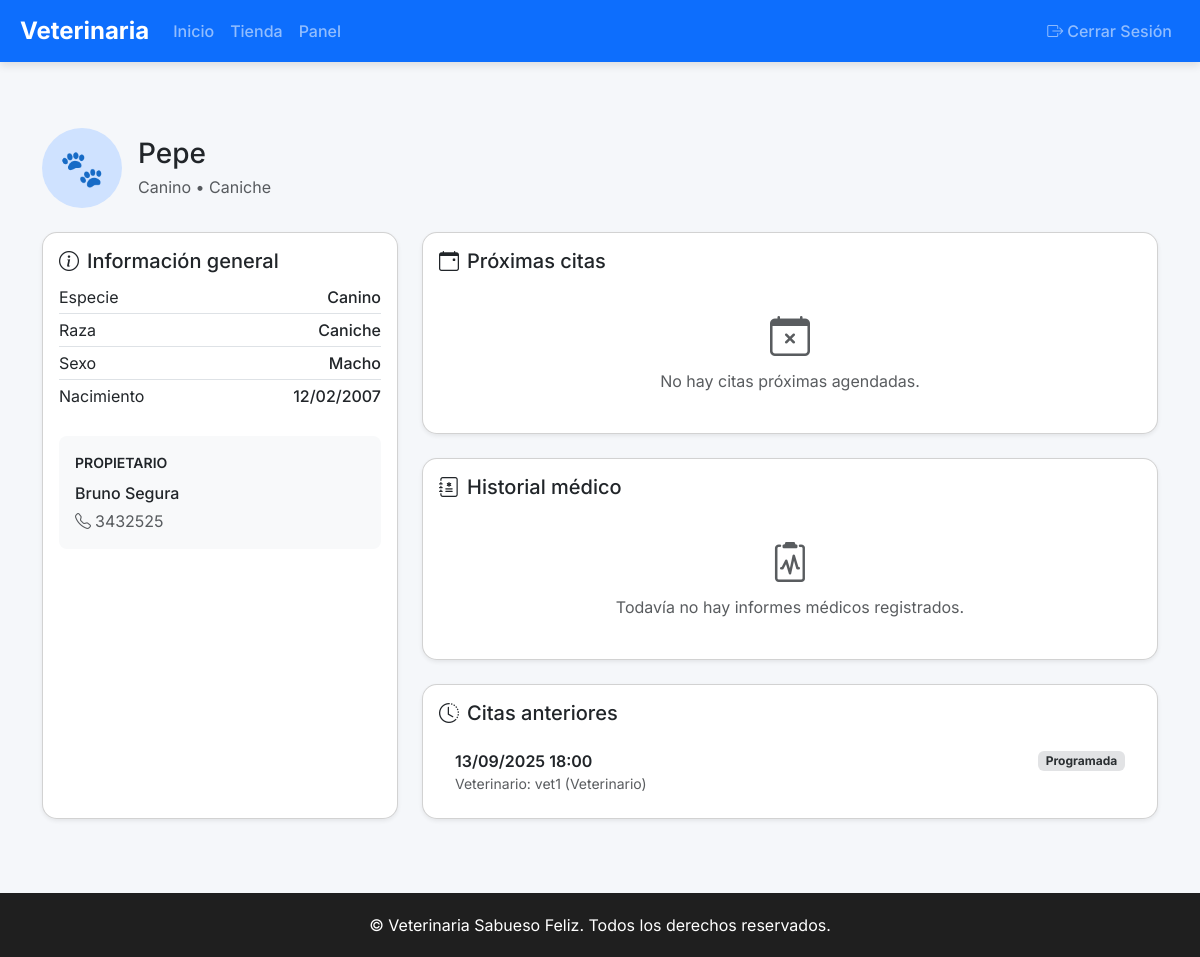
Page /mascota/3/ (signed in) on the committed database.
### Core/models.py (models this page shows, shortened)
class Paciente(models.Model):
    nombre = models.CharField(max_length=100)
    especie = models.CharField(max_length=50)
    raza = models.CharField(max_length=50, blank=True)
    sexo = models.CharField(max_length=10)
    fecha_nacimiento = models.DateField()
    propietario = models.ForeignKey(Propietario, on_delete=models.CASCADE)
    vacunas = models.TextField(blank=True)
    alergias = models.TextField(blank=True)
    foto = models.ImageField(upload_to="pacientes/", blank=True, null=True)

class Propietario(models.Model):
    user = models.OneToOneField(User, on_delete=models.CASCADE)
    telefono = models.CharField(max_length=20, blank=True)
    direccion = models.CharField(max_length=200, blank=True)
    ciudad = models.CharField(max_length=100, blank=True)
    notas = models.TextField(blank=True)

class User(AbstractUser):
    ROLES = (
        ("ADMIN", "Administrador"),
        ("VET", "Veterinario"),
        ("ADMIN_OP", "Administrativo"),
        ("OWNER", "Propietario"),
    )
    rol = models.CharField(max_length=20, choices=ROLES)
    telefono = models.CharField(max_length=20, blank=True)
    direccion = models.CharField(max_length=200, blank=True)
    activo = models.BooleanField(default=True)
    avatar = models.ImageField(upload_to="avatars/", blank=True, null=True)
    especialidad = models.CharField(max_length=100, blank=True)  # para veterinarios
    def __str__(self):
        return f"{self.username} ({self.get_rol_display()})"

class Cita(models.Model):
    ESTADOS = (
        ("pendiente", "Pendiente"),
        ("programada", "Programada"),
        ("atendida", "Atendida"),
        ("cancelada", "Cancelada"),
    )
    TIPOS = (
        ("consulta", "Consulta"),
        ("vacunacion", "Vacunación"),
        ("cirugia", "Cirugía"),
    )
    paciente = models.ForeignKey(Paciente, on_delete=models.CASCADE)
    veterinario = models.ForeignKey(
        User,
        limit_choices_to={"rol": "VET"},
        on_delete=models.SET_NULL,
        null=True,
        blank=True,
    )
    fecha_solicitada = models.DateField(default=timezone.now)
    fecha_hora = models.DateTimeField(blank=True, null=True)
    duracion = models.IntegerField(default=30)  # duración en minutos
    tipo = models.CharField(max_length=50, choices=TIPOS, default="consulta")
    estado = models.CharField(max_length=20, choices=ESTADOS, default="pendiente")
    notas = models.TextField(blank=True)

### Core/views.py (the view)
# urls.py: path('mascota/<int:paciente_id>/', views.detalle_mascota, name='detalle_mascota'),
@login_required
def detalle_mascota(request, paciente_id):
    paciente = get_object_or_404(Paciente, id=paciente_id)
    if request.user.rol == "OWNER" and paciente.propietario.user != request.user:
        messages.error(request, "No tienes permiso para ver esta mascota.")
        return redirect("dashboard")
    historiales_qs = HistorialMedico.objects.filter(paciente=paciente).order_by("-fecha")
    historiales = list(historiales_qs)
    citas_qs = (
        Cita.objects.filter(paciente=paciente)
        .select_related("veterinario", "historial_medico")
        .order_by("-fecha_solicitada", "-fecha_hora")
    )
    citas = list(citas_qs)
    historiales_por_fecha = {}
    for historial in historiales:
        fecha_hist = historial.fecha
        if timezone.is_aware(fecha_hist):
            fecha_hist = timezone.localtime(fecha_hist)
        historiales_por_fecha.setdefault(fecha_hist.date(), historial)
    for cita in citas:
        historial_relacionado = getattr(cita, "historial_medico", None)
        if historial_relacionado:
            cita.historial_relacionado = historial_relacionado
            continue
        fecha_cita = cita.fecha_hora
        if fecha_cita:
            if timezone.is_aware(fecha_cita):
                fecha_cita = timezone.localtime(fecha_cita)
        else:
            fecha_cita = datetime.combine(cita.fecha_solicitada, time.min)
            if timezone.is_naive(fecha_cita):
                fecha_cita = timezone.make_aware(
                    fecha_cita, timezone.get_current_timezone()
                )
        cita.historial_relacionado = historiales_por_fecha.get(fecha_cita.date())
    ahora = timezone.now()
    citas_confirmadas = [cita for cita in citas if cita.fecha_hora]
    citas_futuras = sorted(
        (cita for cita in citas_confirmadas if cita.fecha_hora >= ahora),
        key=lambda c: c.fecha_hora,
    )
    citas_pasadas = [
        cita for cita in citas_confirmadas if cita.fecha_hora < ahora
    ]
    ultima_consulta = historiales[0] if historiales else None
    proxima_cita = citas_futuras[0] if citas_futuras else None
    template = (
        "core/detalle_mascota_admin.html"
        if request.user.rol in {"ADMIN", "ADMIN_OP"}
        else "core/detalle_mascota.html"
    )
    return render(
        request,
        template,
        {
            "paciente": paciente,
            "historiales": historiales,
            "citas": citas,
            "citas_futuras": citas_futuras,
            "citas_pasadas": citas_pasadas,
            "ultima_consulta": ultima_consulta,
            "proxima_cita": proxima_cita,
        },
    )

### Core/templates/core/detalle_mascota.html (shortened to what this page needs)
{% extends "core/base.html" %}
{% block content %}
<div class="py-4">
    <div class="d-flex flex-column flex-lg-row align-items-center align-items-lg-start justify-content-between gap-4 mb-4">
        <div class="d-flex align-items-center gap-3">
            <div class="rounded-circle bg-primary-subtle text-primary fw-semibold d-flex align-items-center justify-content-center"
                 style="width: 80px; height: 80px; font-size: 2.25rem;">
                {% if paciente.especie|lower == "gato" %}🐱{% elif paciente.especie|lower == "ave" %}🦜{% else %}🐾{% endif %}
            </div>
            <div>
                <h1 class="h3 mb-1">{{ paciente.nombre }}</h1>
                <p class="text-muted mb-0">{{ paciente.especie }}{% if paciente.raza %} • {{ paciente.raza }}{% endif %}</p>
            </div>
        </div>
    </div>
    <div class="row g-4">
        <div class="col-lg-4">
            <div class="card shadow-sm h-100">
                <div class="card-body">
                    <h5 class="card-title d-flex align-items-center gap-2">
                        <i class="bi bi-info-circle"></i>
                        Información general
                    </h5>
                    <ul class="list-unstyled mb-4">
                        <li class="d-flex justify-content-between py-1 border-bottom"><span>Especie</span><span class="fw-medium">{{ paciente.especie }}</span></li>
                        <li class="d-flex justify-content-between py-1 border-bottom"><span>Raza</span><span class="fw-medium">{{ paciente.raza|default:"-" }}</span></li>
                        <li class="d-flex justify-content-between py-1 border-bottom"><span>Sexo</span><span class="fw-medium">{{ paciente.sexo }}</span></li>
                        <li class="d-flex justify-content-between py-1"><span>Nacimiento</span><span class="fw-medium">{{ paciente.fecha_nacimiento|date:"d/m/Y" }}</span></li>
                    </ul>
                    {% if paciente.propietario %}
                    <div class="bg-light rounded-3 p-3 mb-3">
                        <p class="text-uppercase small fw-semibold mb-2">Propietario</p>
                        <p class="mb-1 fw-medium">{{ paciente.propietario.user.get_full_name|default:paciente.propietario.user.username }}</p>
                        <p class="mb-0 text-muted"><i class="bi bi-telephone me-1"></i>{{ paciente.propietario.telefono|default:"-" }}</p>
                    </div>
                    {% endif %}
                </div>
            </div>
        </div>
        <div class="col-lg-8">
            <div class="card shadow-sm mb-4">
                <div class="card-body">
                    <div class="d-flex justify-content-between align-items-center mb-3">
                        <h5 class="card-title mb-0"><i class="bi bi-calendar-event me-2"></i>Próximas citas</h5>
                    </div>
                    {% if citas_futuras %}
                    <div class="list-group list-group-flush">
                        {% for cita in citas_futuras %}
                        <div class="list-group-item">
                            <div class="d-flex justify-content-between align-items-center">
                                <div>
                                    <p class="mb-1 fw-semibold">
                                        {% if cita.fecha_hora %}
                                            {{ cita.fecha_hora|date:"d/m/Y H:i" }}
                                        {% else %}
                                            {{ cita.fecha_solicitada|date:"d/m/Y" }} · Horario a confirmar
                                        {% endif %}
                                    </p>
                                    <p class="mb-0 text-muted small">Estado: {{ cita.get_estado_display }}</p>
                                </div>
                                <div class="text-end">
                                    <span class="badge bg-primary-subtle text-primary-emphasis">{{ cita.veterinario|default:"Sin asignar" }}</span>
                                </div>
                            </div>
                            {% if cita.notas %}
                            <p class="mt-2 mb-0 small text-muted">Notas: {{ cita.notas }}</p>
                            {% endif %}
                        </div>
                        {% endfor %}
                    </div>
                    {% else %}
                    <div class="text-center py-4 text-muted">
                        <i class="bi bi-calendar-x display-6 d-block mb-2"></i>
                        <p class="mb-0">No hay citas próximas agendadas.</p>
                    </div>
                    {% endif %}
                </div>
            </div>
            <div class="card shadow-sm">
                <div class="card-body">
                    <h5 class="card-title mb-3"><i class="bi bi-journal-medical me-2"></i>Historial médico</h5>
                    {% if historiales %}
                    <div class="table-responsive">
                        <table class="table align-middle">
                            <thead class="table-light">
                                <tr>
                                    <th>Fecha</th>
                                    <th>Veterinario</th>
                                    <th>Diagnóstico</th>
                                    <th>Tratamiento</th>
                                    <th class="text-center">Acciones</th>
                                </tr>
                            </thead>
                            <tbody>
                                {% for hist in historiales %}
                                <tr>
                                    <td class="text-nowrap">{{ hist.fecha|date:"d/m/Y" }}</td>
                                    <td>{{ hist.veterinario.get_full_name|default:hist.veterinario.username }}</td>
                                    <td>{{ hist.diagnostico }}</td>
                                    <td>{{ hist.tratamiento|default:"-" }}</td>
                                    <td class="text-center">
                                        <a href="{% url 'detalle_historial' hist.id %}" class="btn btn-sm btn-outline-primary">
                                            <i class="bi bi-journal-text me-1"></i>Ver informe
                                        </a>
                                    </td>
                                </tr>
                                {% endfor %}
                            </tbody>
                        </table>
                    </div>
                    {% else %}
                    <div class="text-center py-4 text-muted">
                        <i class="bi bi-clipboard2-pulse display-6 d-block mb-2"></i>
                        <p class="mb-0">Todavía no hay informes médicos registrados.</p>
                    </div>
                    {% endif %}
                </div>
            </div>
            {% if citas_pasadas %}
            <div class="card shadow-sm mt-4">
                <div class="card-body">
                    <h5 class="card-title mb-3"><i class="bi bi-clock-history me-2"></i>Citas anteriores</h5>
                    <div class="list-group list-group-flush">
                        {% for cita in citas_pasadas %}
                        <div class="list-group-item">
                            <div class="d-flex flex-column flex-md-row justify-content-between align-items-md-center gap-3">
                                <div class="flex-grow-1">
                                    <div class="d-flex justify-content-between align-items-center">
                                        <span class="fw-semibold">
                                            {% if cita.fecha_hora %}
                                                {{ cita.fecha_hora|date:"d/m/Y H:i" }}
                                            {% else %}
                                                {{ cita.fecha_solicitada|date:"d/m/Y" }} · Horario no registrado
                                            {% endif %}
                                        </span>
                                        <span class="badge {% if cita.estado == 'atendida' %}bg-success-subtle text-success-emphasis{% else %}bg-secondary-subtle text-secondary-emphasis{% endif %}">
                                            {{ cita.get_estado_display }}
                                        </span>
                                    </div>
                                    <p class="mb-0 text-muted small">Veterinario: {{ cita.veterinario|default:"Sin asignar" }}</p>
                                </div>
                            </div>
                        </div>
                        {% endfor %}
                    </div>
                </div>
            </div>
            {% endif %}
        </div>
    </div>
</div>
{% endblock %}

### Core/templates/core/base.html (style rules this page uses)
body { font-family: 'Inter', sans-serif; padding-top: 80px; background-color: #f5f7fa; }
.card { border-radius: 15px; }

### rows in the picture
Paciente: nombre "Pepe", especie "Canino", raza "Caniche", sexo "Macho", fecha_nacimiento "12/02/2007", propietario.user.get_full_name "Bruno Segura", propietario.telefono "3432525"
Cita: fecha_hora "13/09/2025 18:00", estado "Programada", veterinario "vet1 (Veterinario)"
